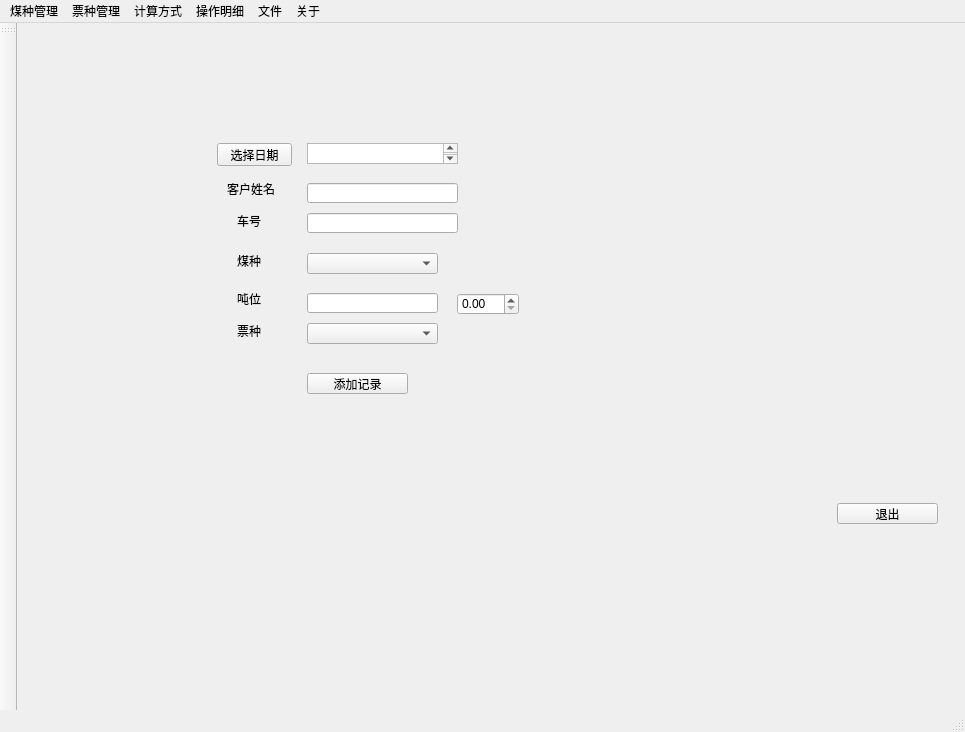
<?xml version="1.0" encoding="UTF-8"?>
<ui version="4.0">
 <class>MainWindow</class>
 <widget class="QMainWindow" name="MainWindow">
  <property name="geometry">
   <rect>
    <x>0</x>
    <y>0</y>
    <width>965</width>
    <height>732</height>
   </rect>
  </property>
  <property name="windowTitle">
   <string>MainWindow</string>
  </property>
  <widget class="QWidget" name="centralwidget">
   <widget class="QPushButton" name="exit">
    <property name="geometry">
     <rect>
      <x>820</x>
      <y>480</y>
      <width>101</width>
      <height>21</height>
     </rect>
    </property>
    <property name="text">
     <string>退出</string>
    </property>
   </widget>
   <widget class="QComboBox" name="coal_sorts">
    <property name="geometry">
     <rect>
      <x>290</x>
      <y>230</y>
      <width>131</width>
      <height>21</height>
     </rect>
    </property>
    <property name="sizeAdjustPolicy">
     <enum>QComboBox::AdjustToMinimumContentsLength</enum>
    </property>
   </widget>
   <widget class="QLabel" name="label_coal">
    <property name="geometry">
     <rect>
      <x>220</x>
      <y>230</y>
      <width>59</width>
      <height>16</height>
     </rect>
    </property>
    <property name="text">
     <string>煤种</string>
    </property>
   </widget>
   <widget class="QPushButton" name="finishButton">
    <property name="geometry">
     <rect>
      <x>290</x>
      <y>350</y>
      <width>101</width>
      <height>21</height>
     </rect>
    </property>
    <property name="text">
     <string>添加记录</string>
    </property>
   </widget>
   <widget class="QLabel" name="weight_label">
    <property name="geometry">
     <rect>
      <x>220</x>
      <y>270</y>
      <width>54</width>
      <height>12</height>
     </rect>
    </property>
    <property name="text">
     <string>吨位</string>
    </property>
   </widget>
   <widget class="QComboBox" name="ticket_sorts">
    <property name="geometry">
     <rect>
      <x>290</x>
      <y>300</y>
      <width>131</width>
      <height>21</height>
     </rect>
    </property>
    <property name="sizeAdjustPolicy">
     <enum>QComboBox::AdjustToMinimumContentsLength</enum>
    </property>
   </widget>
   <widget class="QLabel" name="label_ticket">
    <property name="geometry">
     <rect>
      <x>220</x>
      <y>300</y>
      <width>59</width>
      <height>16</height>
     </rect>
    </property>
    <property name="text">
     <string>票种</string>
    </property>
   </widget>
   <widget class="QLabel" name="user_name_label">
    <property name="geometry">
     <rect>
      <x>210</x>
      <y>160</y>
      <width>54</width>
      <height>12</height>
     </rect>
    </property>
    <property name="text">
     <string>客户姓名</string>
    </property>
   </widget>
   <widget class="QLabel" name="car_id_label">
    <property name="geometry">
     <rect>
      <x>220</x>
      <y>190</y>
      <width>54</width>
      <height>16</height>
     </rect>
    </property>
    <property name="text">
     <string>车号</string>
    </property>
   </widget>
   <widget class="QPushButton" name="select_date_btn">
    <property name="geometry">
     <rect>
      <x>200</x>
      <y>120</y>
      <width>75</width>
      <height>23</height>
     </rect>
    </property>
    <property name="text">
     <string>选择日期</string>
    </property>
   </widget>
   <widget class="QPlainTextEdit" name="date_value_display">
    <property name="geometry">
     <rect>
      <x>290</x>
      <y>120</y>
      <width>151</width>
      <height>21</height>
     </rect>
    </property>
   </widget>
   <widget class="QLineEdit" name="usernmae_content">
    <property name="geometry">
     <rect>
      <x>290</x>
      <y>160</y>
      <width>151</width>
      <height>20</height>
     </rect>
    </property>
   </widget>
   <widget class="QLineEdit" name="car_id_content">
    <property name="geometry">
     <rect>
      <x>290</x>
      <y>190</y>
      <width>151</width>
      <height>20</height>
     </rect>
    </property>
   </widget>
   <widget class="QLineEdit" name="weight_value">
    <property name="geometry">
     <rect>
      <x>290</x>
      <y>270</y>
      <width>131</width>
      <height>20</height>
     </rect>
    </property>
   </widget>
   <widget class="QDoubleSpinBox" name="weight_value_2">
    <property name="geometry">
     <rect>
      <x>440</x>
      <y>270</y>
      <width>62</width>
      <height>22</height>
     </rect>
    </property>
   </widget>
  </widget>
  <widget class="QMenuBar" name="menubar">
   <property name="geometry">
    <rect>
     <x>0</x>
     <y>0</y>
     <width>965</width>
     <height>23</height>
    </rect>
   </property>
   <widget class="QMenu" name="menuhelp">
    <property name="title">
     <string>计算方式</string>
    </property>
    <addaction name="compute_by_person"/>
    <addaction name="compute_by_coal"/>
    <addaction name="compute_by_ticket"/>
   </widget>
   <widget class="QMenu" name="coal">
    <property name="title">
     <string>煤种管理</string>
    </property>
    <widget class="QMenu" name="menu_5">
     <property name="title">
      <string>煤价管理</string>
     </property>
     <addaction name="coal_purchase_price_manag"/>
     <addaction name="coal_sell_price_management"/>
    </widget>
    <addaction name="menu_5"/>
    <addaction name="coalManagement"/>
   </widget>
   <widget class="QMenu" name="ticket">
    <property name="title">
     <string>票种管理</string>
    </property>
    <widget class="QMenu" name="menu_2">
     <property name="title">
      <string>票价管理</string>
     </property>
     <addaction name="ticket_purchase_price_management"/>
     <addaction name="sell_price_management"/>
    </widget>
    <addaction name="menu_2"/>
    <addaction name="manage_ticket"/>
    <addaction name="query_ticket_info"/>
   </widget>
   <widget class="QMenu" name="menu">
    <property name="title">
     <string>关于</string>
    </property>
   </widget>
   <widget class="QMenu" name="menu_3">
    <property name="title">
     <string>操作明细</string>
    </property>
   </widget>
   <widget class="QMenu" name="menu_4">
    <property name="title">
     <string>文件</string>
    </property>
   </widget>
   <addaction name="coal"/>
   <addaction name="ticket"/>
   <addaction name="menuhelp"/>
   <addaction name="menu_3"/>
   <addaction name="menu_4"/>
   <addaction name="menu"/>
  </widget>
  <widget class="QStatusBar" name="statusbar"/>
  <widget class="QToolBar" name="toolBar">
   <property name="windowTitle">
    <string>toolBar</string>
   </property>
   <attribute name="toolBarArea">
    <enum>LeftToolBarArea</enum>
   </attribute>
   <attribute name="toolBarBreak">
    <bool>false</bool>
   </attribute>
  </widget>
  <action name="manage_ticket">
   <property name="checkable">
    <bool>true</bool>
   </property>
   <property name="text">
    <string>添加票种</string>
   </property>
   <property name="shortcut">
    <string>Ctrl+M</string>
   </property>
  </action>
  <action name="query_ticket_info">
   <property name="text">
    <string>查询票种</string>
   </property>
   <property name="shortcut">
    <string>Ctrl+Q</string>
   </property>
  </action>
  <action name="coalManagement">
   <property name="text">
    <string>煤种管理</string>
   </property>
  </action>
  <action name="compute_by_person">
   <property name="text">
    <string>按人计算</string>
   </property>
  </action>
  <action name="compute_by_coal">
   <property name="text">
    <string>按煤种计算</string>
   </property>
   <property name="toolTip">
    <string>支持按照煤种类查找</string>
   </property>
  </action>
  <action name="compute_by_ticket">
   <property name="text">
    <string>按票种计算</string>
   </property>
   <property name="toolTip">
    <string>支持按照票种类进行计算</string>
   </property>
  </action>
  <action name="ticket_purchase_price_management">
   <property name="text">
    <string>进价管理</string>
   </property>
  </action>
  <action name="sell_price_management">
   <property name="text">
    <string>售价管理</string>
   </property>
  </action>
  <action name="coal_purchase_price_manag">
   <property name="text">
    <string>进价管理</string>
   </property>
  </action>
  <action name="coal_sell_price_management">
   <property name="text">
    <string>售价管理</string>
   </property>
  </action>
 </widget>
 <resources/>
 <connections>
  <connection>
   <sender>coal_sorts</sender>
   <signal>currentIndexChanged(int)</signal>
   <receiver>MainWindow</receiver>
   <slot>onCoalSortSelected()</slot>
   <hints>
    <hint type="sourcelabel">
     <x>302</x>
     <y>273</y>
    </hint>
    <hint type="destinationlabel">
     <x>316</x>
     <y>344</y>
    </hint>
   </hints>
  </connection>
  <connection>
   <sender>exit</sender>
   <signal>clicked()</signal>
   <receiver>MainWindow</receiver>
   <slot>exit()</slot>
   <hints>
    <hint type="sourcelabel">
     <x>932</x>
     <y>523</y>
    </hint>
    <hint type="destinationlabel">
     <x>655</x>
     <y>370</y>
    </hint>
   </hints>
  </connection>
  <connection>
   <sender>finishButton</sender>
   <signal>clicked()</signal>
   <receiver>MainWindow</receiver>
   <slot>onAddFinished()</slot>
   <hints>
    <hint type="sourcelabel">
     <x>402</x>
     <y>393</y>
    </hint>
    <hint type="destinationlabel">
     <x>651</x>
     <y>293</y>
    </hint>
   </hints>
  </connection>
  <connection>
   <sender>manage_ticket</sender>
   <signal>triggered()</signal>
   <receiver>MainWindow</receiver>
   <slot>manage_ticket()</slot>
   <hints>
    <hint type="sourcelabel">
     <x>-1</x>
     <y>-1</y>
    </hint>
    <hint type="destinationlabel">
     <x>155</x>
     <y>539</y>
    </hint>
   </hints>
  </connection>
  <connection>
   <sender>select_date_btn</sender>
   <signal>clicked()</signal>
   <receiver>MainWindow</receiver>
   <slot>on_date_selected()</slot>
   <hints>
    <hint type="sourcelabel">
     <x>248</x>
     <y>154</y>
    </hint>
    <hint type="destinationlabel">
     <x>142</x>
     <y>90</y>
    </hint>
   </hints>
  </connection>
  <connection>
   <sender>usernmae_content</sender>
   <signal>editingFinished()</signal>
   <receiver>MainWindow</receiver>
   <slot>on_name_input()</slot>
   <hints>
    <hint type="sourcelabel">
     <x>348</x>
     <y>192</y>
    </hint>
    <hint type="destinationlabel">
     <x>404</x>
     <y>84</y>
    </hint>
   </hints>
  </connection>
  <connection>
   <sender>car_id_content</sender>
   <signal>editingFinished()</signal>
   <receiver>MainWindow</receiver>
   <slot>on_input_car_id()</slot>
   <hints>
    <hint type="sourcelabel">
     <x>405</x>
     <y>218</y>
    </hint>
    <hint type="destinationlabel">
     <x>638</x>
     <y>210</y>
    </hint>
   </hints>
  </connection>
  <connection>
   <sender>weight_value</sender>
   <signal>editingFinished()</signal>
   <receiver>MainWindow</receiver>
   <slot>on_weight_value_input()</slot>
   <hints>
    <hint type="sourcelabel">
     <x>324</x>
     <y>303</y>
    </hint>
    <hint type="destinationlabel">
     <x>232</x>
     <y>439</y>
    </hint>
   </hints>
  </connection>
  <connection>
   <sender>finishButton</sender>
   <signal>clicked()</signal>
   <receiver>MainWindow</receiver>
   <slot>onAddFinished()</slot>
   <hints>
    <hint type="sourcelabel">
     <x>356</x>
     <y>388</y>
    </hint>
    <hint type="destinationlabel">
     <x>430</x>
     <y>476</y>
    </hint>
   </hints>
  </connection>
  <connection>
   <sender>weight_value_2</sender>
   <signal>editingFinished()</signal>
   <receiver>MainWindow</receiver>
   <slot>on_weight_value_input()</slot>
   <hints>
    <hint type="sourcelabel">
     <x>473</x>
     <y>310</y>
    </hint>
    <hint type="destinationlabel">
     <x>513</x>
     <y>358</y>
    </hint>
   </hints>
  </connection>
 </connections>
 <slots>
  <signal>signal1()</signal>
  <slot>onCoalSortSelected()</slot>
  <slot>exportTable()</slot>
  <slot>generateExcel()</slot>
  <slot>exit()</slot>
  <slot>beginDate()</slot>
  <slot>endDate()</slot>
  <slot>getPrice()</slot>
  <slot>onAddFinished()</slot>
  <slot>on_input_car_id()</slot>
  <slot>invokeHelp()</slot>
  <slot>invokeEdit()</slot>
  <slot>manage_ticket()</slot>
  <slot>on_date_selected()</slot>
  <slot>on_name_input()</slot>
  <slot>on_weight_value_input()</slot>
  <slot>slot1()</slot>
 </slots>
</ui>
